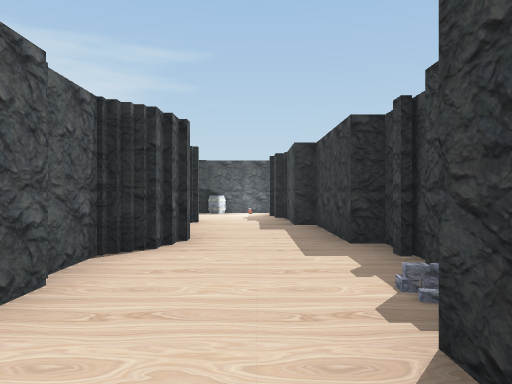
[1] (above)

24 first-person views from a walk through a 3-D level made in the Unity game engine. The camera is 1.2 m above the floor, looks level and sees 70° across. Doors are open. The floor is counted in squares, 2 m on a side. Each view is taken from the middle of a square. On the plan, view 1 faces up. The plan holds only what a view shows up to about 10 squares ahead; the rest is blank. The place goes on beyond the plan. The player is left out. Some surface patterns are stand-ins.

[2]
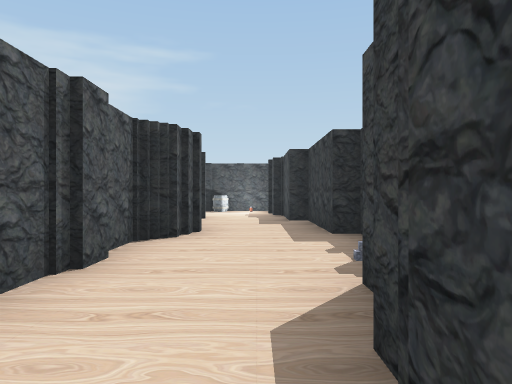

[3]
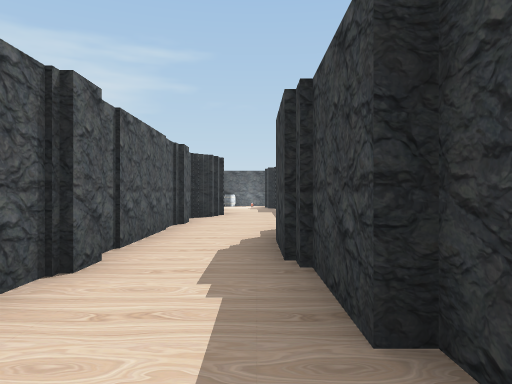

[4]
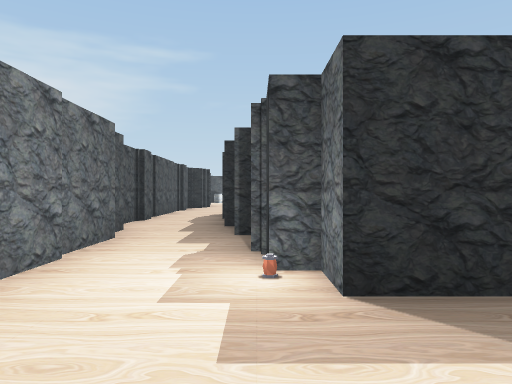

[5]
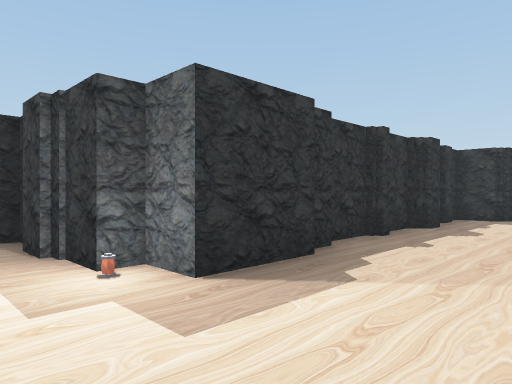

[6]
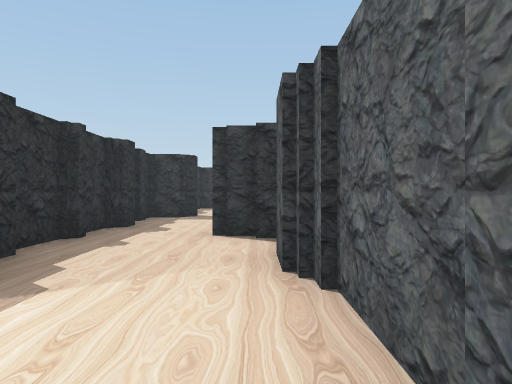

[7]
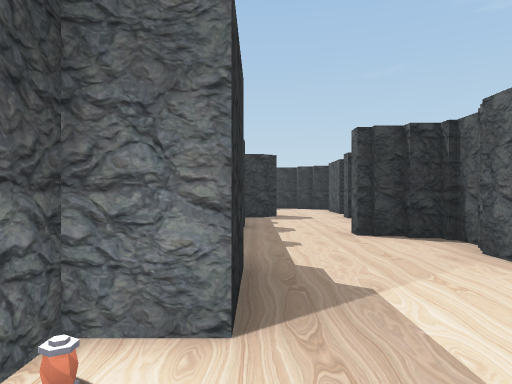

[8]
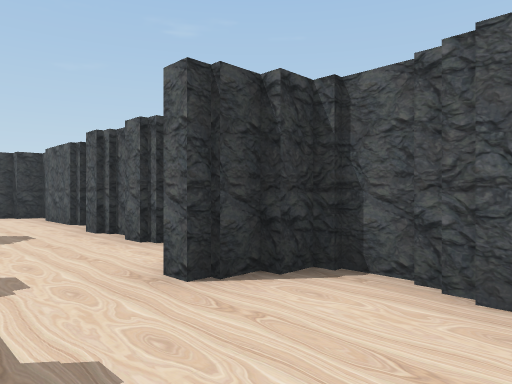

[9]
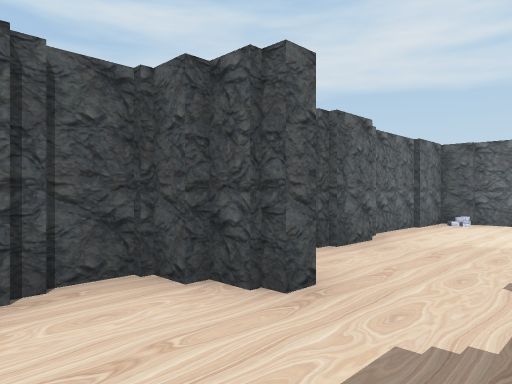

[10]
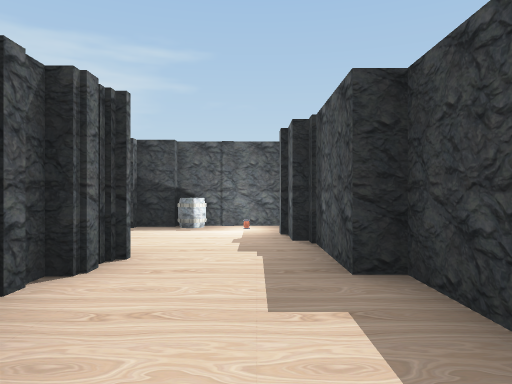

[11]
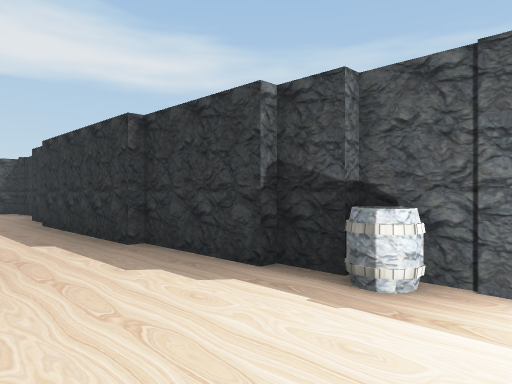

[12]
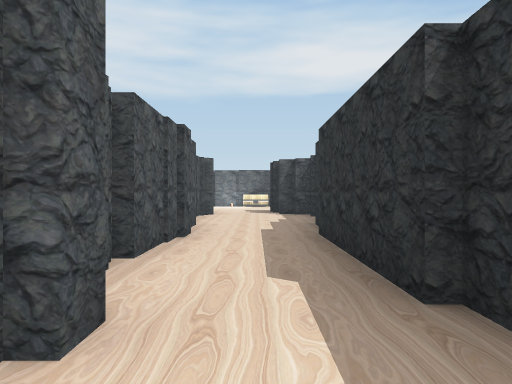

[13]
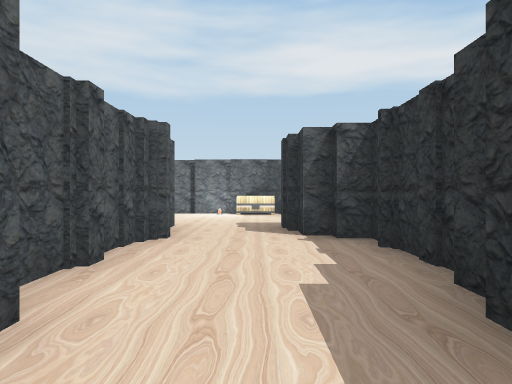

[14]
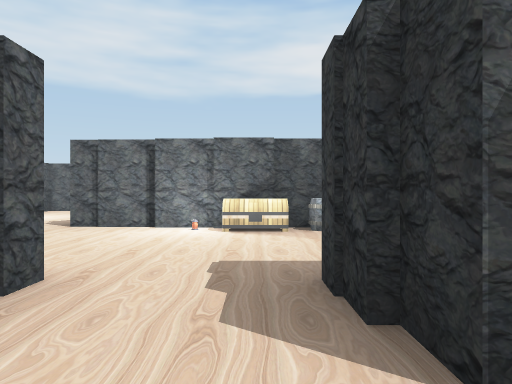

[15]
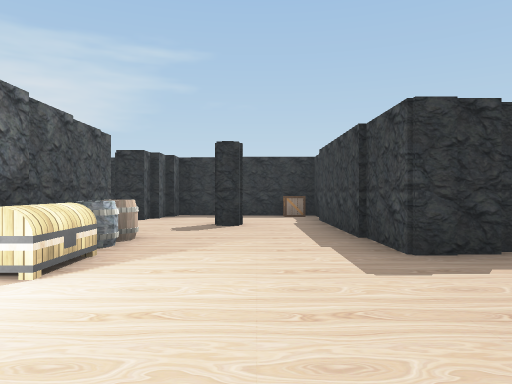

[16]
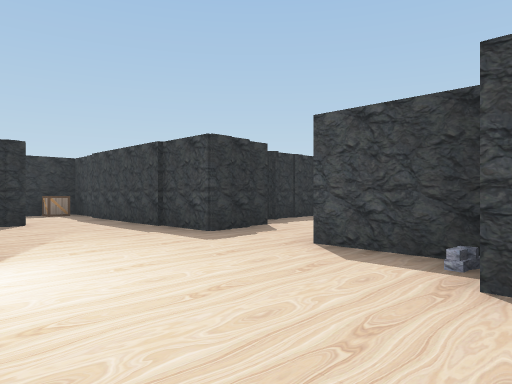

[17]
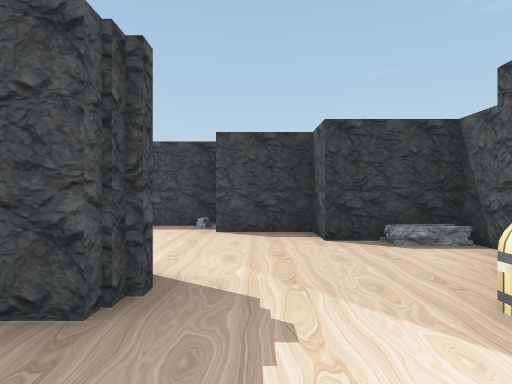

[18]
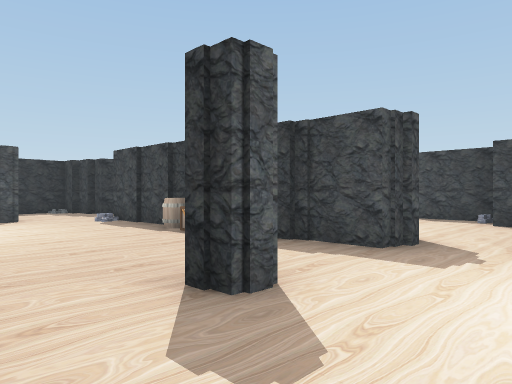

[19]
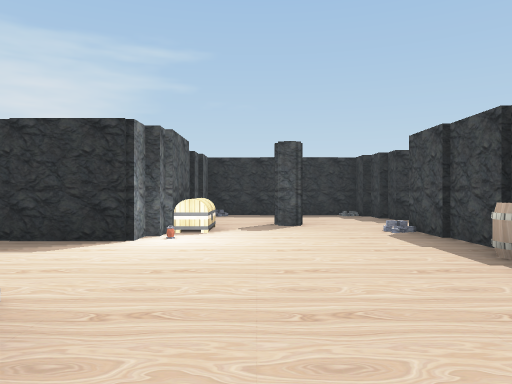

[20]
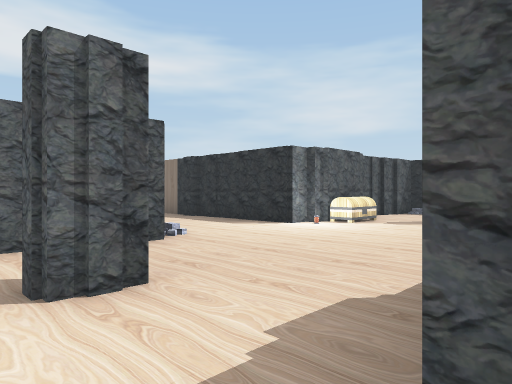

[21]
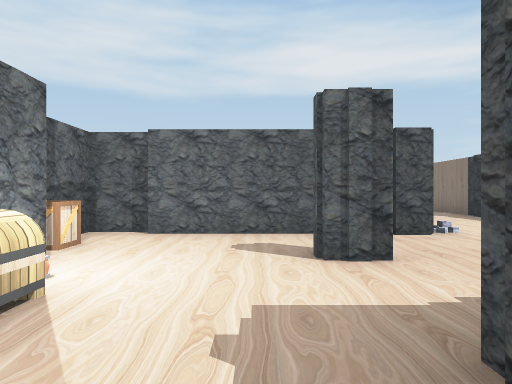

[22]
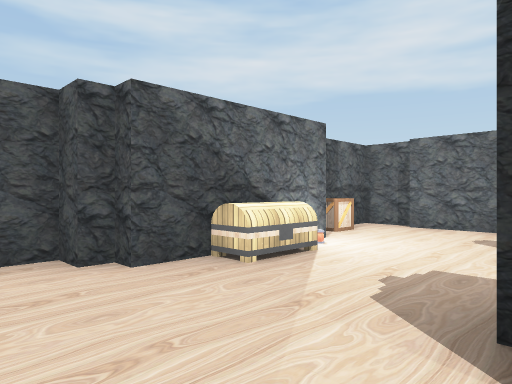

[23]
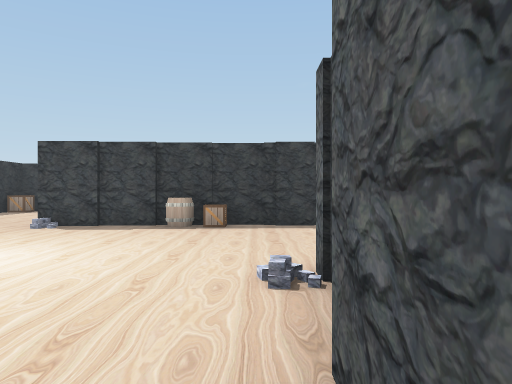

[24]
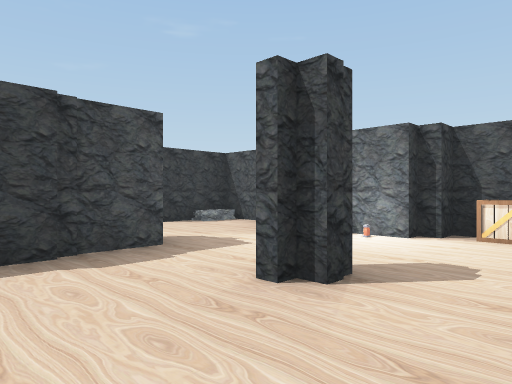

### Floor plan
Points are (right, up) in squares from view 1. A wall is a line through its corners. A room is listed if a view was taken in it or the views show most of it. See-through windows are left out.
Room 1 (views 1, 2, 10)
walls: (0.7, 1) (0.7, 1.5); (0.3, -2.1) (0.3, 0); (1.5, 3.1) (1.5, 4.2) (1.1, 4.2) (1.1, 5.5); (0.5, -3.6) (0.5, -2); (0.7, -4) (0.7, -3.5); (-1.5, 3.8) (-1.5, -3.1); (-1, -4.1) (-1, -4.6); (-1, 4.5) (-1, 3.8)
ways out: opening at (0, -4) to room 2; opening at (0, 6) to room 3
Room 2 (views 3, 4, 5, 6, 7, 8, 9)
walls: (4.9, -10) (4.9, -9.4); (5.4, -9.4) (5.4, -10); (3, -7.9) (1.5, -7.9) (1.5, -7.2) (1.1, -7.2) (1.1, -4.9); (3.8, -10.5) (4.7, -10.5) (4.7, -10); (4.8, -7.5) (3.8, -7.5); (5.6, -10) (5.6, -10.5) (6.6, -10.5); (2.5, -10.2) (3.8, -10.2); (6.2, -7.5) (5.4, -7.5); (6.5, -10.2) (8.8, -10.2); (-0.6, -9.2) (-0.6, -10.5) (2.6, -10.5); (9.4, -8.5) (8.7, -8.5) (8.7, -7.5) (7.5, -7.5); (-0.7, -5.1) (-0.7, -7.5)
ways out: opening at (0, -4) to room 1
Room 3 (views 11, 12)
walls: (-1.3, 7.4) (-1.3, 6.5); (-1.5, 6.6) (-1.5, 6); (0.5, 8.5) (0.5, 9.1); (0.7, 6.7) (0.7, 8.5); (-1.4, 10.3) (-2.1, 10.3); (0.5, 10.5) (-1.5, 10.5); (1.1, 5.5) (1.1, 6.7)
ways out: opening at (0, 6) to room 1; opening at (-3, 9) to room 6
objects: barrel (-1, 10)
Room 4 (views 13, 14, 15, 16, 21, 22)
walls: (-12.6, 9.5) (-13.5, 9.5) (-13.5, 15.5) (-17, 15.5) (-17, 14.9); (-12, 10.1) (-12, 9.7) (-13.1, 9.7); (-12, 7.7) (-11.4, 7.7); (-11.5, 7.5) (-10.5, 7.5); (-17.3, 8.4) (-17.3, 5.8); (-13.5, 5.6) (-13.5, 7.5) (-13, 7.5); (-15.2, 12.4) (-15.8, 12.4); (-10, 7.5) (-9.2, 7.5); (-9.4, 10.5) (-11.7, 10.5) (-11.7, 10); (-9, 10.3) (-9.5, 10.3); (-8.8, 7.7) (-8.1, 7.7); (-8, 10.1) (-8.8, 10.1); (-7.4, 8.1) (-6.9, 8.1); (-17, 3) (-17, 2.5) (-15.5, 2.5) (-15.5, 4.1) (-14.5, 4.1) (-14.5, 5.6); (-17.3, 14.9) (-17.3, 13.8); (-6.9, 7.7) (-4.8, 7.7); (-5.5, 9.9) (-7.2, 9.9)
ways out: opening at (-18, 4.5) to room 5; opening at (-18, 12.5) to room 5; opening at (-6, 9) to room 6
objects: chest (-17, 9); barrel (-17, 10); barrel (-17, 11); crate (-14, 15)
Room 5 (views 17, 18, 19, 20, 23, 24)
walls: (-22.3, 7.6) (-22.3, 6.9); (-22.5, 11) (-22.5, 10.5) (-25.5, 10.5); (-20.2, 6.2) (-20.2, 5.6) (-20.6, 5.6) (-20.6, 6); (-18.5, 10.8) (-18.5, 11.9); (-22.3, 6) (-22.3, 3.4); (-20.1, 12.4) (-20.6, 12.4); (-24.8, 7.7) (-23.8, 7.7); (-17.9, 5.8) (-18.3, 5.8) (-18.3, 10.9); (-22.5, 14.1) (-22.5, 13.1); (-20.1, 3.3) (-17.2, 3.3); (-22.5, 3.4) (-22.5, 2.5) (-20.4, 2.5) (-20.4, 3); (-18.3, 14.2) (-18.3, 15.5) (-22.3, 15.5) (-22.3, 14); (-17.3, 13.8) (-17.9, 13.8) (-17.9, 14.4)
ways out: opening at (-18, 4.5) to room 4; opening at (-18, 12.5) to room 4
objects: chest (-22, 12); crate (-21, 3); chest (-19, 4); barrel (-19, 8); crate (-19, 9)
Room 6 (no view inside)
walls: (-3.8, 8.3) (-3.2, 8.3); (-3.9, 9.9) (-5.5, 9.9); (-2, 10.1) (-4, 10.1)
ways out: opening at (-3, 9) to room 3; opening at (-6, 9) to room 4

Where each view was taken, in squares from view 1:
view 1: 0 up, 0 right, facing up
view 2: 1 down, 0 right, facing up
view 3: 5 down, 0 right, facing up
view 4: 10 down, 1 right, facing up
view 5: 10 down, 0 right, facing up-right
view 6: 10 down, 0 right, facing right
view 7: 8 down, 0 right, facing right
view 8: 8 down, 3 right, facing down-right
view 9: 8 down, 7 right, facing down-left
view 10: 4 up, 0 right, facing up
view 11: 8 up, 0 right, facing up-left
view 12: 9 up, 2 left, facing left
view 13: 9 up, 7 left, facing left
view 14: 9 up, 11 left, facing left
view 15: 6 up, 15 left, facing up
view 16: 5 up, 17 left, facing up-right
view 17: 5 up, 20 left, facing right
view 18: 4 up, 22 left, facing up-right
view 19: 6 up, 21 left, facing up
view 20: 5 up, 18 left, facing up-left
view 21: 5 up, 17 left, facing left
view 22: 6 up, 16 left, facing down-left
view 23: 8 up, 25 left, facing right
view 24: 8 up, 22 left, facing down-right
